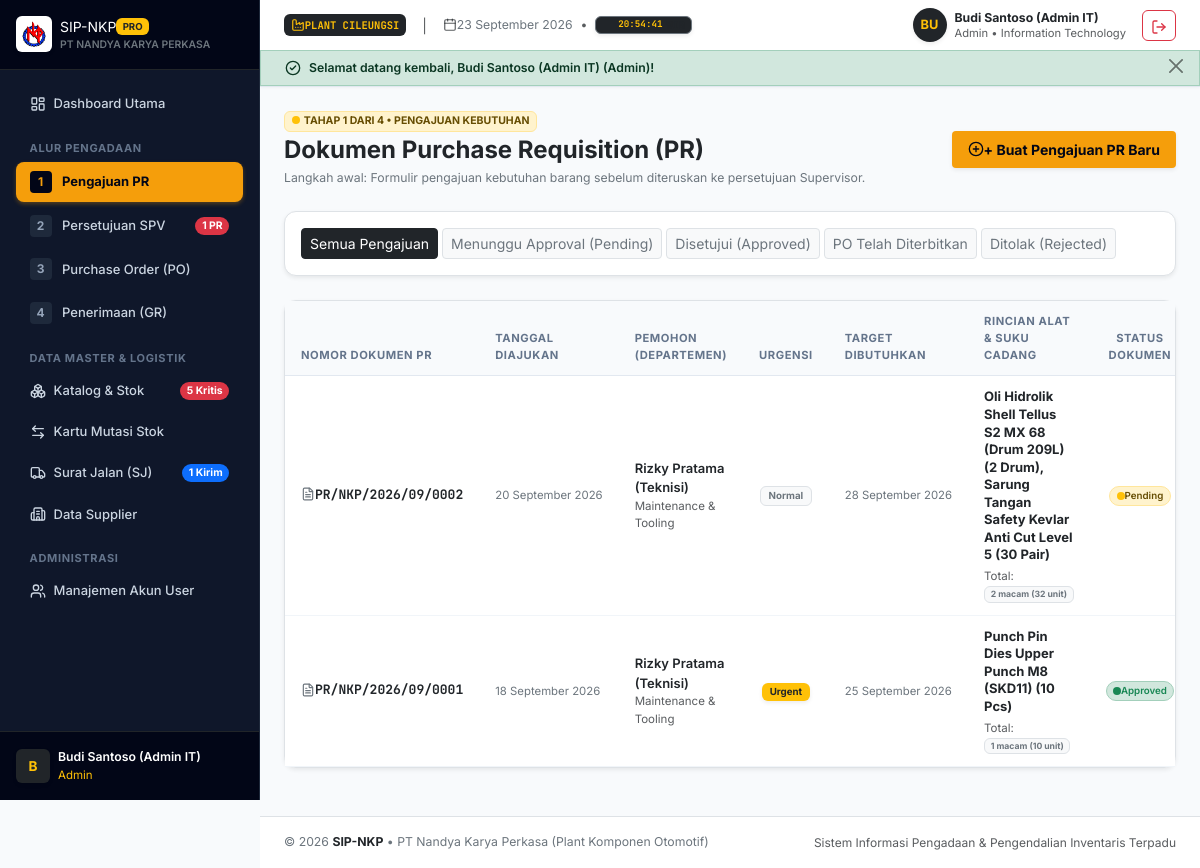
The app's page /index.php?page=pr (signed in) with its own data.
### tables this page shows
CREATE TABLE `purchase_requisitions` (
    `id` INT AUTO_INCREMENT PRIMARY KEY,
    `pr_number` VARCHAR(40) NOT NULL UNIQUE,
    `user_id` INT NOT NULL,
    `approved_by` INT NULL,
    `pr_date` DATE NOT NULL,
    `target_date` DATE NOT NULL,
    `priority` ENUM('Normal', 'Urgent', 'Emergency') NOT NULL DEFAULT 'Normal',
    `status` ENUM('Pending', 'Approved', 'Rejected', 'PO Issued') NOT NULL DEFAULT 'Pending',
    `rejection_notes` TEXT NULL,
    `general_notes` TEXT NULL,
    `created_at` TIMESTAMP DEFAULT CURRENT_TIMESTAMP,
    CONSTRAINT `fk_pr_user` FOREIGN KEY (`user_id`) REFERENCES `users` (`id`) ON DELETE RESTRICT,
    CONSTRAINT `fk_pr_approver` FOREIGN KEY (`approved_by`) REFERENCES `users` (`id`) ON DELETE SET NULL
);

CREATE TABLE `users` (
    `id` INT AUTO_INCREMENT PRIMARY KEY,
    `name` VARCHAR(100) NOT NULL,
    `username` VARCHAR(50) NOT NULL UNIQUE,
    `password` VARCHAR(255) NOT NULL,
    `role` ENUM('admin', 'supervisor', 'purchasing', 'warehouse', 'requester') NOT NULL,
    `department` VARCHAR(50) NOT NULL,
    `created_at` TIMESTAMP DEFAULT CURRENT_TIMESTAMP
);

### app/Controllers/PRController.php (called while the page is built, shortened)
<?php
class PRController
{
    public function index(): void
    {
        $user = AuthHelper::user();
        $status = trim($_GET['status'] ?? '');
        $userId = ($user['role'] === 'requester') ? (int)$user['id'] : null;
        $prs = PurchaseRequisition::getAll($userId, $status ?: null);
        require __DIR__ . '/../../views/pr/index.php';
    }
}

### app/Models/PurchaseRequisition.php (called while the page is built, shortened)
<?php
class PurchaseRequisition
{
    public static function getAll(?int $userId = null, ?string $status = null): array
    {
        $db = Database::getConnection();
        $sql = "
            SELECT pr.*,
                   u.name as requester_name, u.department as requester_dept,
                   app.name as approver_name,
                   (SELECT COUNT(*) FROM pr_items WHERE pr_id = pr.id) as total_items,
                   (SELECT SUM(qty_requested) FROM pr_items WHERE pr_id = pr.id) as total_qty,
                   (SELECT GROUP_CONCAT(CONCAT(i.name, ' (', pi.qty_requested, ' ', i.unit, ')') SEPARATOR ', ')
                    FROM pr_items pi
                    JOIN items i ON pi.item_id = i.id
                    WHERE pi.pr_id = pr.id) as item_summary
            FROM purchase_requisitions pr
            JOIN users u ON pr.user_id = u.id
            LEFT JOIN users app ON pr.approved_by = app.id
            WHERE 1=1
        ";
        $params = [];
        $sql .= " ORDER BY pr.id DESC";
        $stmt = $db->prepare($sql);
        $stmt->execute($params);
        return $stmt->fetchAll();
    }
}

### views/pr/index.php (the view, shortened to what this page needs)
<?php
require __DIR__ . '/../layouts/header.php';
$statusFilter = $_GET['status'] ?? '';
?>
<div class="d-flex flex-column flex-sm-row justify-content-between align-items-sm-center gap-3 mb-4">
    <div>
        <div class="d-flex align-items-center gap-2 mb-1">
            <span class="badge bg-warning-subtle text-warning-emphasis border border-warning-subtle px-2.5 py-1 small fw-bold">
                <span class="badge bg-warning p-1 rounded-circle me-1"> </span>TAHAP 1 DARI 4 • PENGAJUAN KEBUTUHAN
            </span>
        </div>
        <h1 class="h4 fw-bold text-dark mb-1">Dokumen Purchase Requisition (PR)</h1>
        <p class="text-secondary small mb-0">Langkah awal: Formulir pengajuan kebutuhan barang sebelum diteruskan ke persetujuan Supervisor.</p>
    </div>
    <a href="index.php?page=pr-create"
       class="btn btn-warning btn-sm fw-bold px-3 py-2 d-inline-flex align-items-center gap-1.5 shadow-sm" style="background-color: var(--nkp-amber-500); border: none; color: #020617;">
        <i data-lucide="plus-circle" style="width: 16px; height: 16px;"></i>
        <span>+ Buat Pengajuan PR Baru</span>
    </a>
</div>
<div class="card border shadow-sm mb-4">
    <div class="card-body p-2 p-sm-3">
        <div class="d-flex flex-wrap gap-1">
            <a href="index.php?page=pr"
               class="btn btn-sm <?= empty($statusFilter) ? 'btn-dark' : 'btn-light border text-secondary' ?> py-1 px-2.5 small">
                Semua Pengajuan
            </a>
            <a href="index.php?page=pr&status=Pending"
               class="btn btn-sm <?= $statusFilter === 'Pending' ? 'btn-warning fw-bold text-dark' : 'btn-light border text-secondary' ?> py-1 px-2.5 small">
                Menunggu Approval (Pending)
            </a>
            <a href="index.php?page=pr&status=Approved"
               class="btn btn-sm <?= $statusFilter === 'Approved' ? 'btn-success text-white' : 'btn-light border text-secondary' ?> py-1 px-2.5 small">
                Disetujui (Approved)
            </a>
            <a href="index.php?page=pr&status=PO Issued"
               class="btn btn-sm <?= $statusFilter === 'PO Issued' ? 'btn-primary text-white' : 'btn-light border text-secondary' ?> py-1 px-2.5 small">
                PO Telah Diterbitkan
            </a>
            <a href="index.php?page=pr&status=Rejected"
               class="btn btn-sm <?= $statusFilter === 'Rejected' ? 'btn-danger text-white' : 'btn-light border text-secondary' ?> py-1 px-2.5 small">
                Ditolak (Rejected)
            </a>
        </div>
    </div>
</div>
<div class="card border shadow-sm mb-4">
    <div class="table-responsive">
        <table class="table table-hover align-middle mb-0">
            <thead>
                <tr>
                    <th>Nomor Dokumen PR</th>
                    <th>Tanggal Diajukan</th>
                    <th>Pemohon (Departemen)</th>
                    <th class="text-center">Urgensi</th>
                    <th>Target Dibutuhkan</th>
                    <th>Rincian Alat & Suku Cadang</th>
                    <th class="text-center">Status Dokumen</th>
                </tr>
            </thead>
            <tbody>
                <?php if (empty($prs)): ?>
                <tr>
                    <td colspan="9" class="py-5 text-center text-muted small">Belum ada dokumen pengajuan PR yang sesuai filter.</td>
                </tr>
                <?php else: ?>
                <?php foreach ($prs as $pr): ?>
                <tr>
                    <td>
                        <a href="index.php?page=pr-detail&id=<?= $pr['id'] ?>" class="font-monospace fw-bold text-dark text-decoration-none d-inline-flex align-items-center gap-1.5">
                            <i data-lucide="file-text" class="text-secondary" style="width: 14px; height: 14px;"></i>
                            <span><?= htmlspecialchars($pr['pr_number']) ?></span>
                        </a>
                    </td>
                    <td class="text-secondary small text-nowrap">
                        <?= FormatHelper::dateIndo($pr['pr_date']) ?>
                    </td>
                    <td>
                        <div class="fw-semibold text-dark"><?= htmlspecialchars($pr['requester_name']) ?></div>
                        <div class="text-muted small" style="font-size: 0.72rem;"><?= htmlspecialchars($pr['requester_dept']) ?></div>
                    </td>
                    <td class="text-center">
                        <?= FormatHelper::priorityBadge($pr['priority']) ?>
                    </td>
                    <td class="text-secondary small text-nowrap">
                        <?= FormatHelper::dateIndo($pr['target_date']) ?>
                    </td>
                    <td>
                        <div class="fw-bold text-dark" style="max-width: 280px; line-height: 1.35;">
                            <?= htmlspecialchars($pr['item_summary'] ?? '-') ?>
                        </div>
                        <div class="text-muted small mt-1" style="font-size: 0.72rem;">
                            Total: <span class="badge bg-light text-secondary border"><?= $pr['total_items'] ?> macam (<?= $pr['total_qty'] ?> unit)</span>
                        </div>
                    </td>
                    <td class="text-center">
                        <?= FormatHelper::statusBadge($pr['status']) ?>
                    </td>
                </tr>
                <?php endforeach; ?>
                <?php endif; ?>
            </tbody>
        </table>
    </div>
</div>
<?php require __DIR__ . '/../layouts/footer.php'; ?>

### app/Helpers/FormatHelper.php (shortened to what this page needs)
<?php
class FormatHelper
{
    public static function dateIndo(?string $tanggal, bool $withTime = false): string
    {
        $bulan = [
            1 => 'Januari', 'Februari', 'Maret', 'April', 'Mei', 'Juni',
            'Juli', 'Agustus', 'September', 'Oktober', 'November', 'Desember'
        ];
        $time = strtotime($tanggal);
        $tgl = (int)date('d', $time);
        $bln = (int)date('m', $time);
        $thn = date('Y', $time);
        $result = sprintf('%02d %s %s', $tgl, $bulan[$bln] ?? '', $thn);
        return $result;
    }
    public static function statusBadge(string $status): string
    {
        return match ($status) {
            'Pending' => '<span class="badge bg-warning-subtle text-warning-emphasis border border-warning-subtle rounded-pill px-2.5 py-1 small fw-semibold d-inline-flex align-items-center gap-1.5"><span class="badge bg-warning p-1 rounded-circle"> </span>Pending</span>',
            'Approved' => '<span class="badge bg-success-subtle text-success border border-success-subtle rounded-pill px-2.5 py-1 small fw-semibold d-inline-flex align-items-center gap-1.5"><span class="badge bg-success p-1 rounded-circle"> </span>Approved</span>',
            'Rejected' => '<span class="badge bg-danger-subtle text-danger border border-danger-subtle rounded-pill px-2.5 py-1 small fw-semibold d-inline-flex align-items-center gap-1.5"><span class="badge bg-danger p-1 rounded-circle"> </span>Rejected</span>',
            'PO Issued' => '<span class="badge bg-primary-subtle text-primary border border-primary-subtle rounded-pill px-2.5 py-1 small fw-semibold d-inline-flex align-items-center gap-1.5"><span class="badge bg-primary p-1 rounded-circle"> </span>PO Issued</span>',
            'Issued' => '<span class="badge bg-info-subtle text-info-emphasis border border-info-subtle rounded-pill px-2.5 py-1 small fw-semibold d-inline-flex align-items-center gap-1.5"><span class="badge bg-info p-1 rounded-circle"> </span>PO Terbit</span>',
            'Partial Received' => '<span class="badge bg-secondary-subtle text-secondary-emphasis border border-secondary-subtle rounded-pill px-2',
            '' => '',
            '' => '',
            '' => '',
            'Draft' => '<span class="badge bg-light text-secondary border rounded-pill px-2.5 py-1 small fw-semibold">Draft</span>',
            'Cancelled' => '<span class="badge bg-light text-secondary border rounded-pill px-2.5 py-1 small fw-semibold">Dibatalkan</span>',
            default => '<span class="badge bg-light text-dark border rounded-pill px-2.5 py-1 small fw-semibold">' . htmlspecialchars($status) . '</span>',
        };
    }
    public static function priorityBadge(string $priority): string
    {
        return match ($priority) {
            'Emergency' => '<span class="badge bg-danger text-white fw-bold px-2 py-1 shadow-sm">EMERGENCY</span>',
            'Urgent' => '<span class="badge bg-warning text-dark fw-bold px-2 py-1 shadow-sm">Urgent</span>',
            'Normal' => '<span class="badge bg-light text-secondary border px-2 py-1">Normal</span>',
            default => htmlspecialchars($priority),
        };
    }
}

### records on screen
purchase_requisitions: pr_number "PR/NKP/2026/09/0002", pr_date "20 September 2026", user.name "Rizky Pratama (Teknisi)", user.department "Maintenance & Tooling", priority "Normal", target_date "28 September 2026", item_summary "Oli Hidrolik Shell Tellus S2 MX 68 (Drum 209L) (2 Drum), Sarung Tangan Safety Kevlar Anti Cut Level 5 (30 Pair)", total_items "2", total_qty "32", status "Pending"
purchase_requisitions: pr_number "PR/NKP/2026/09/0001", pr_date "18 September 2026", user.name "Rizky Pratama (Teknisi)", user.department "Maintenance & Tooling", priority "Urgent", target_date "25 September 2026", item_summary "Punch Pin Dies Upper Punch M8 (SKD11) (10 Pcs)", total_items "1", total_qty "10", status "Approved"

### other values on screen
$pendingPRCount "1"
$criticalStockCount "5"
$activeDNCount "1"
substr($user['name'] ?? 'U', 0, 1) "B"
$user['name'] "Budi Santoso (Admin IT)"
$user['role'] "Admin"
substr($currentUser['name'] ?? 'U', 0, 2) "BU"
$currentUser['name'] "Budi Santoso (Admin IT)"
$currentUser['role'] "Admin"
$currentUser['department'] "Information Technology"
$flash['message'] "Selamat datang kembali, Budi Santoso (Admin IT) (Admin)!"
